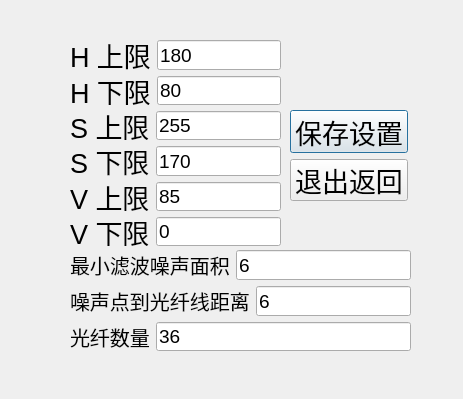
<?xml version="1.0" encoding="UTF-8"?>
<ui version="4.0">
 <class>ImgDlg</class>
 <widget class="QDialog" name="ImgDlg">
  <property name="geometry">
   <rect>
    <x>0</x>
    <y>0</y>
    <width>463</width>
    <height>399</height>
   </rect>
  </property>
  <property name="windowTitle">
   <string>图像参数设置</string>
  </property>
  <widget class="QWidget" name="">
   <property name="geometry">
    <rect>
     <x>70</x>
     <y>40</y>
     <width>211</width>
     <height>206</height>
    </rect>
   </property>
   <layout class="QVBoxLayout" name="verticalLayout">
    <item>
     <layout class="QHBoxLayout" name="horizontalLayout">
      <item>
       <widget class="QLabel" name="label">
        <property name="font">
         <font>
          <pointsize>20</pointsize>
         </font>
        </property>
        <property name="text">
         <string>H 上限</string>
        </property>
       </widget>
      </item>
      <item>
       <widget class="QLineEdit" name="HUPlineEdit">
        <property name="font">
         <font>
          <pointsize>14</pointsize>
         </font>
        </property>
        <property name="text">
         <string>180</string>
        </property>
       </widget>
      </item>
     </layout>
    </item>
    <item>
     <layout class="QHBoxLayout" name="horizontalLayout_2">
      <item>
       <widget class="QLabel" name="label_2">
        <property name="font">
         <font>
          <pointsize>20</pointsize>
         </font>
        </property>
        <property name="text">
         <string>H 下限</string>
        </property>
       </widget>
      </item>
      <item>
       <widget class="QLineEdit" name="HDWlineEdit">
        <property name="font">
         <font>
          <pointsize>14</pointsize>
         </font>
        </property>
        <property name="text">
         <string>80</string>
        </property>
       </widget>
      </item>
     </layout>
    </item>
    <item>
     <layout class="QHBoxLayout" name="horizontalLayout_3">
      <item>
       <widget class="QLabel" name="label_3">
        <property name="font">
         <font>
          <pointsize>20</pointsize>
         </font>
        </property>
        <property name="text">
         <string>S 上限</string>
        </property>
       </widget>
      </item>
      <item>
       <widget class="QLineEdit" name="SUPlineEdit">
        <property name="font">
         <font>
          <pointsize>14</pointsize>
         </font>
        </property>
        <property name="text">
         <string>255</string>
        </property>
       </widget>
      </item>
     </layout>
    </item>
    <item>
     <layout class="QHBoxLayout" name="horizontalLayout_4">
      <item>
       <widget class="QLabel" name="label_4">
        <property name="font">
         <font>
          <pointsize>20</pointsize>
         </font>
        </property>
        <property name="text">
         <string>S 下限</string>
        </property>
       </widget>
      </item>
      <item>
       <widget class="QLineEdit" name="SDWlineEdit">
        <property name="font">
         <font>
          <pointsize>14</pointsize>
         </font>
        </property>
        <property name="text">
         <string>170</string>
        </property>
       </widget>
      </item>
     </layout>
    </item>
    <item>
     <layout class="QHBoxLayout" name="horizontalLayout_5">
      <item>
       <widget class="QLabel" name="label_6">
        <property name="font">
         <font>
          <pointsize>20</pointsize>
         </font>
        </property>
        <property name="text">
         <string>V 上限</string>
        </property>
       </widget>
      </item>
      <item>
       <widget class="QLineEdit" name="VUPlineEdit">
        <property name="font">
         <font>
          <pointsize>14</pointsize>
         </font>
        </property>
        <property name="text">
         <string>85</string>
        </property>
       </widget>
      </item>
     </layout>
    </item>
    <item>
     <layout class="QHBoxLayout" name="horizontalLayout_6">
      <item>
       <widget class="QLabel" name="label_5">
        <property name="font">
         <font>
          <pointsize>20</pointsize>
         </font>
        </property>
        <property name="text">
         <string>V 下限</string>
        </property>
       </widget>
      </item>
      <item>
       <widget class="QLineEdit" name="VDWlineEdit">
        <property name="font">
         <font>
          <pointsize>14</pointsize>
         </font>
        </property>
        <property name="text">
         <string>0</string>
        </property>
       </widget>
      </item>
     </layout>
    </item>
   </layout>
  </widget>
  <widget class="QWidget" name="">
   <property name="geometry">
    <rect>
     <x>70</x>
     <y>250</y>
     <width>341</width>
     <height>101</height>
    </rect>
   </property>
   <layout class="QVBoxLayout" name="verticalLayout_2">
    <item>
     <layout class="QHBoxLayout" name="horizontalLayout_7">
      <item>
       <widget class="QLabel" name="label_7">
        <property name="font">
         <font>
          <pointsize>15</pointsize>
         </font>
        </property>
        <property name="text">
         <string>最小滤波噪声面积</string>
        </property>
       </widget>
      </item>
      <item>
       <widget class="QLineEdit" name="MinstNoiseAreaLineEdit">
        <property name="font">
         <font>
          <pointsize>14</pointsize>
         </font>
        </property>
        <property name="text">
         <string>6</string>
        </property>
       </widget>
      </item>
     </layout>
    </item>
    <item>
     <layout class="QHBoxLayout" name="horizontalLayout_8">
      <item>
       <widget class="QLabel" name="label_8">
        <property name="font">
         <font>
          <pointsize>15</pointsize>
         </font>
        </property>
        <property name="text">
         <string>噪声点到光纤线距离</string>
        </property>
       </widget>
      </item>
      <item>
       <widget class="QLineEdit" name="DistNoiseArea2FiberLineEdit">
        <property name="font">
         <font>
          <pointsize>14</pointsize>
         </font>
        </property>
        <property name="text">
         <string>6</string>
        </property>
       </widget>
      </item>
     </layout>
    </item>
    <item>
     <layout class="QHBoxLayout" name="horizontalLayout_9">
      <item>
       <widget class="QLabel" name="label_9">
        <property name="font">
         <font>
          <pointsize>15</pointsize>
         </font>
        </property>
        <property name="text">
         <string>光纤数量</string>
        </property>
       </widget>
      </item>
      <item>
       <widget class="QLineEdit" name="FiberCntLineEdit">
        <property name="font">
         <font>
          <pointsize>14</pointsize>
         </font>
        </property>
        <property name="text">
         <string>36</string>
        </property>
       </widget>
      </item>
     </layout>
    </item>
   </layout>
  </widget>
  <widget class="QWidget" name="">
   <property name="geometry">
    <rect>
     <x>290</x>
     <y>110</y>
     <width>118</width>
     <height>91</height>
    </rect>
   </property>
   <layout class="QVBoxLayout" name="verticalLayout_3">
    <item>
     <widget class="QPushButton" name="pushButton">
      <property name="font">
       <font>
        <pointsize>20</pointsize>
       </font>
      </property>
      <property name="text">
       <string>保存设置</string>
      </property>
     </widget>
    </item>
    <item>
     <widget class="QPushButton" name="pushButton_2">
      <property name="font">
       <font>
        <pointsize>20</pointsize>
       </font>
      </property>
      <property name="text">
       <string>退出返回</string>
      </property>
     </widget>
    </item>
   </layout>
  </widget>
 </widget>
 <resources/>
 <connections/>
</ui>
